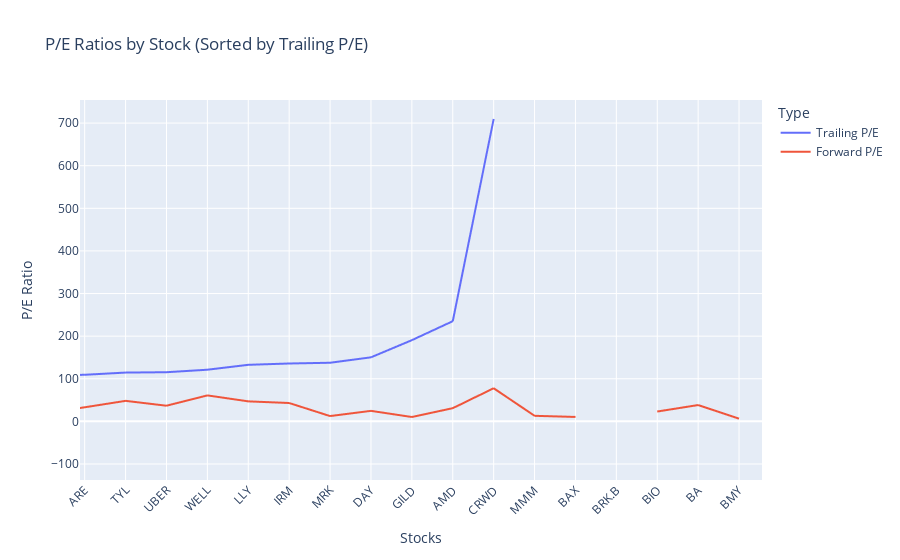

The notebook cell saved with this chart:
### Code cell
pe_ratios_df_sorted = pe_ratios_df.sort_values('Trailing P/E', ascending=True)

# Melting the sorted DataFrame to format it suitably for plotting with Plotly Express
pe_ratios_melted = pe_ratios_df_sorted.reset_index().melt(id_vars='Symbol', value_vars=['Trailing P/E', 'Forward P/E'],
                                                   var_name='Type', value_name='P/E Ratio')

# Creating the line plot
fig = px.line(
    pe_ratios_melted, 
    x='Symbol', 
    y='P/E Ratio', 
    color='Type',  # Differentiates line colors based on the P/E type
    labels={'Symbol': 'Stocks', 'P/E Ratio': 'P/E Value'}, 
    title='P/E Ratios by Stock (Sorted by Trailing P/E)'
)

# Updating layout for clarity
fig.update_layout(
    xaxis=dict(
        tickmode='array', 
        tickvals=list(range(len(pe_ratios_df_sorted))), 
        ticktext=pe_ratios_df_sorted.index,
        title='Stocks',
        tickangle=-45
    ),
    yaxis_title='P/E Ratio',
    title='P/E Ratios by Stock (Sorted by Trailing P/E)',
    height=500
)

# Display the plot
fig.show()

### Figure 1 — Plotly figure (JSON) as saved in the notebook; plotly's stock layout.template omitted (floating-point values rounded to 4 significant figures; data arrays with more than 128 entries replaced by an {"elided": "..."} marker saying what was removed)
{"data": [{"hovertemplate": "Type=Trailing P/E<br>Stocks=%{x}<br>P/E Value=%{y}<extra></extra>", "legendgroup": "Trailing P/E", "line": {"color": "#636efa", "dash": "solid"}, "marker": {"symbol": "circle"}, "mode": "lines", "name": "Trailing P/E", "showlegend": true, "type": "scattergl", "x": {"elided": "503 str values"}, "xaxis": "x", "y": {"elided": "503 float values"}, "yaxis": "y"}, {"hovertemplate": "Type=Forward P/E<br>Stocks=%{x}<br>P/E Value=%{y}<extra></extra>", "legendgroup": "Forward P/E", "line": {"color": "#EF553B", "dash": "solid"}, "marker": {"symbol": "circle"}, "mode": "lines", "name": "Forward P/E", "showlegend": true, "type": "scattergl", "x": {"elided": "503 str values"}, "xaxis": "x", "y": {"elided": "503 float values"}, "yaxis": "y"}], "layout": {"autosize": true, "legend": {"title": {"text": "Type"}, "tracegroupgap": 0}, "title": {"text": "P/E Ratios by Stock (Sorted by Trailing P/E)"}, "xaxis": {"anchor": "y", "autorange": false, "domain": [0, 1], "range": [460.9, 477.6], "tickangle": -45, "tickmode": "array", "ticktext": {"elided": "503 str values"}, "tickvals": {"elided": "503 int values"}, "title": {"text": "Stocks"}, "type": "category"}, "yaxis": {"anchor": "x", "autorange": true, "domain": [0, 1], "range": [-137.6, 754.2], "title": {"text": "P/E Ratio"}, "type": "linear"}}}
